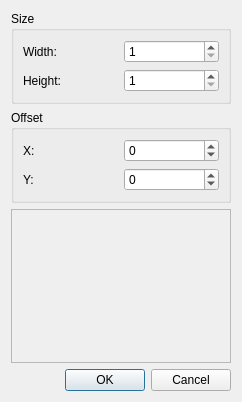
<?xml version="1.0" encoding="UTF-8"?>
<ui version="4.0">
 <class>ResizeDialog</class>
 <widget class="QDialog" name="ResizeDialog">
  <property name="geometry">
   <rect>
    <x>0</x>
    <y>0</y>
    <width>242</width>
    <height>402</height>
   </rect>
  </property>
  <property name="windowTitle">
   <string>Resize</string>
  </property>
  <layout class="QVBoxLayout" name="verticalLayout">
   <item>
    <widget class="QGroupBox" name="groupBox">
     <property name="title">
      <string>Size</string>
     </property>
     <layout class="QGridLayout" name="_6">
      <item row="0" column="0">
       <widget class="QLabel" name="label_3">
        <property name="text">
         <string>Width:</string>
        </property>
        <property name="buddy">
         <cstring>widthSpinBox</cstring>
        </property>
       </widget>
      </item>
      <item row="0" column="1">
       <widget class="QSpinBox" name="widthSpinBox">
        <property name="minimum">
         <number>1</number>
        </property>
        <property name="maximum">
         <number>99999</number>
        </property>
       </widget>
      </item>
      <item row="1" column="0">
       <widget class="QLabel" name="label_4">
        <property name="text">
         <string>Height:</string>
        </property>
        <property name="buddy">
         <cstring>heightSpinBox</cstring>
        </property>
       </widget>
      </item>
      <item row="1" column="1">
       <widget class="QSpinBox" name="heightSpinBox">
        <property name="minimum">
         <number>1</number>
        </property>
        <property name="maximum">
         <number>99999</number>
        </property>
       </widget>
      </item>
     </layout>
    </widget>
   </item>
   <item>
    <widget class="QGroupBox" name="groupBox_2">
     <property name="title">
      <string>Offset</string>
     </property>
     <layout class="QGridLayout" name="_4">
      <item row="0" column="0">
       <widget class="QLabel" name="label_2">
        <property name="text">
         <string>X:</string>
        </property>
        <property name="buddy">
         <cstring>offsetXSpinBox</cstring>
        </property>
       </widget>
      </item>
      <item row="0" column="1">
       <widget class="QSpinBox" name="offsetXSpinBox">
        <property name="minimum">
         <number>-99999</number>
        </property>
        <property name="maximum">
         <number>99999</number>
        </property>
       </widget>
      </item>
      <item row="1" column="0">
       <widget class="QLabel" name="label">
        <property name="text">
         <string>Y:</string>
        </property>
        <property name="buddy">
         <cstring>offsetYSpinBox</cstring>
        </property>
       </widget>
      </item>
      <item row="1" column="1">
       <widget class="QSpinBox" name="offsetYSpinBox">
        <property name="minimum">
         <number>-99999</number>
        </property>
        <property name="maximum">
         <number>99999</number>
        </property>
       </widget>
      </item>
     </layout>
    </widget>
   </item>
   <item>
    <widget class="QFrame" name="frame">
     <property name="sizePolicy">
      <sizepolicy hsizetype="Preferred" vsizetype="Preferred">
       <horstretch>0</horstretch>
       <verstretch>1</verstretch>
      </sizepolicy>
     </property>
     <property name="frameShape">
      <enum>QFrame::StyledPanel</enum>
     </property>
     <property name="frameShadow">
      <enum>QFrame::Raised</enum>
     </property>
     <layout class="QVBoxLayout" name="_5">
      <item>
       <widget class="ResizeHelper" name="resizeHelper" native="true"/>
      </item>
     </layout>
    </widget>
   </item>
   <item>
    <widget class="QDialogButtonBox" name="buttonBox">
     <property name="orientation">
      <enum>Qt::Horizontal</enum>
     </property>
     <property name="standardButtons">
      <set>QDialogButtonBox::Cancel|QDialogButtonBox::Ok</set>
     </property>
    </widget>
   </item>
  </layout>
 </widget>
 <customwidgets>
  <customwidget>
   <class>ResizeHelper</class>
   <extends>QWidget</extends>
   <header>resizehelper.h</header>
   <container>1</container>
   <slots>
    <signal>offsetXChanged(int)</signal>
    <signal>offsetYChanged(int)</signal>
    <slot>setOffsetX(int)</slot>
    <slot>setOffsetY(int)</slot>
    <slot>setNewWidth(int)</slot>
    <slot>setNewHeight(int)</slot>
   </slots>
  </customwidget>
 </customwidgets>
 <tabstops>
  <tabstop>widthSpinBox</tabstop>
  <tabstop>heightSpinBox</tabstop>
  <tabstop>offsetXSpinBox</tabstop>
  <tabstop>offsetYSpinBox</tabstop>
  <tabstop>buttonBox</tabstop>
 </tabstops>
 <resources/>
 <connections>
  <connection>
   <sender>buttonBox</sender>
   <signal>accepted()</signal>
   <receiver>ResizeDialog</receiver>
   <slot>accept()</slot>
   <hints>
    <hint type="sourcelabel">
     <x>227</x>
     <y>376</y>
    </hint>
    <hint type="destinationlabel">
     <x>157</x>
     <y>274</y>
    </hint>
   </hints>
  </connection>
  <connection>
   <sender>buttonBox</sender>
   <signal>rejected()</signal>
   <receiver>ResizeDialog</receiver>
   <slot>reject()</slot>
   <hints>
    <hint type="sourcelabel">
     <x>232</x>
     <y>382</y>
    </hint>
    <hint type="destinationlabel">
     <x>241</x>
     <y>274</y>
    </hint>
   </hints>
  </connection>
  <connection>
   <sender>offsetXSpinBox</sender>
   <signal>valueChanged(int)</signal>
   <receiver>resizeHelper</receiver>
   <slot>setOffsetX(int)</slot>
   <hints>
    <hint type="sourcelabel">
     <x>172</x>
     <y>154</y>
    </hint>
    <hint type="destinationlabel">
     <x>120</x>
     <y>285</y>
    </hint>
   </hints>
  </connection>
  <connection>
   <sender>offsetYSpinBox</sender>
   <signal>valueChanged(int)</signal>
   <receiver>resizeHelper</receiver>
   <slot>setOffsetY(int)</slot>
   <hints>
    <hint type="sourcelabel">
     <x>172</x>
     <y>185</y>
    </hint>
    <hint type="destinationlabel">
     <x>120</x>
     <y>285</y>
    </hint>
   </hints>
  </connection>
  <connection>
   <sender>widthSpinBox</sender>
   <signal>valueChanged(int)</signal>
   <receiver>resizeHelper</receiver>
   <slot>setNewWidth(int)</slot>
   <hints>
    <hint type="sourcelabel">
     <x>172</x>
     <y>51</y>
    </hint>
    <hint type="destinationlabel">
     <x>120</x>
     <y>285</y>
    </hint>
   </hints>
  </connection>
  <connection>
   <sender>heightSpinBox</sender>
   <signal>valueChanged(int)</signal>
   <receiver>resizeHelper</receiver>
   <slot>setNewHeight(int)</slot>
   <hints>
    <hint type="sourcelabel">
     <x>172</x>
     <y>82</y>
    </hint>
    <hint type="destinationlabel">
     <x>120</x>
     <y>285</y>
    </hint>
   </hints>
  </connection>
  <connection>
   <sender>resizeHelper</sender>
   <signal>offsetXChanged(int)</signal>
   <receiver>offsetXSpinBox</receiver>
   <slot>setValue(int)</slot>
   <hints>
    <hint type="sourcelabel">
     <x>120</x>
     <y>285</y>
    </hint>
    <hint type="destinationlabel">
     <x>172</x>
     <y>154</y>
    </hint>
   </hints>
  </connection>
  <connection>
   <sender>resizeHelper</sender>
   <signal>offsetYChanged(int)</signal>
   <receiver>offsetYSpinBox</receiver>
   <slot>setValue(int)</slot>
   <hints>
    <hint type="sourcelabel">
     <x>120</x>
     <y>285</y>
    </hint>
    <hint type="destinationlabel">
     <x>172</x>
     <y>185</y>
    </hint>
   </hints>
  </connection>
 </connections>
</ui>
